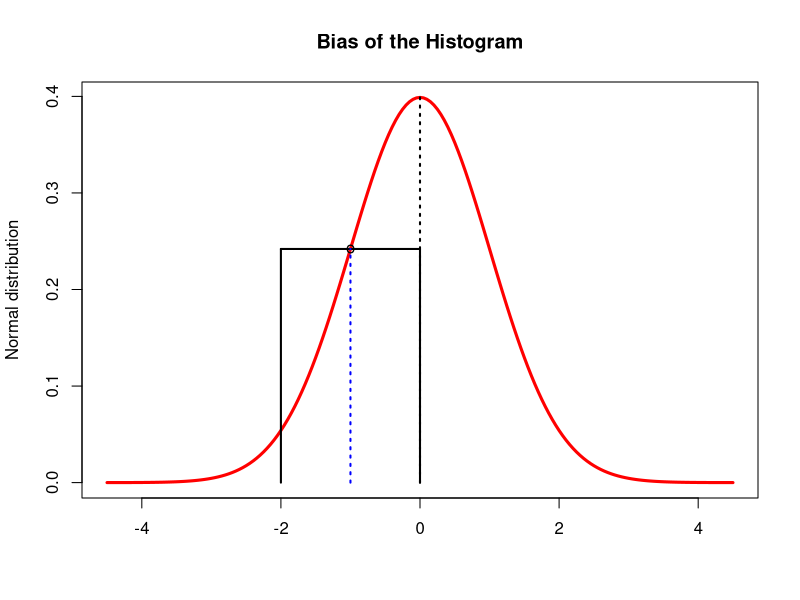

Here is the R script that generated this plot:

# clear variables and close windows
rm(list = ls(all = TRUE))
graphics.off()

norm = seq(-4.5, 4.5, 0.05)
normline = cbind(norm, dnorm(norm))
plot(normline, type = "l", col = "red", lwd = 3, ylab = "Normal distribution", main = "Bias of the Histogram", 
    xlab = "")

x0 = cbind(c(0, 0), c(0, dnorm(0)))

# plot
lines(x0, lty = "dotted", lwd = 2)
lines(c(-2, -2), c(0, dnorm(-1)), lwd = 2)
lines(c(0, 0), c(0, dnorm(-1)), lwd = 2)
lines(c(-2, 0), c(dnorm(-1), dnorm(-1)), lwd = 2)
points(c(-1, -1), c(-1, dnorm(-1)), pch = "o", lwd = 2)
lines(c(-1, -1), c(0, dnorm(-1)), col = "blue", lty = "dotted", lwd = 2)

